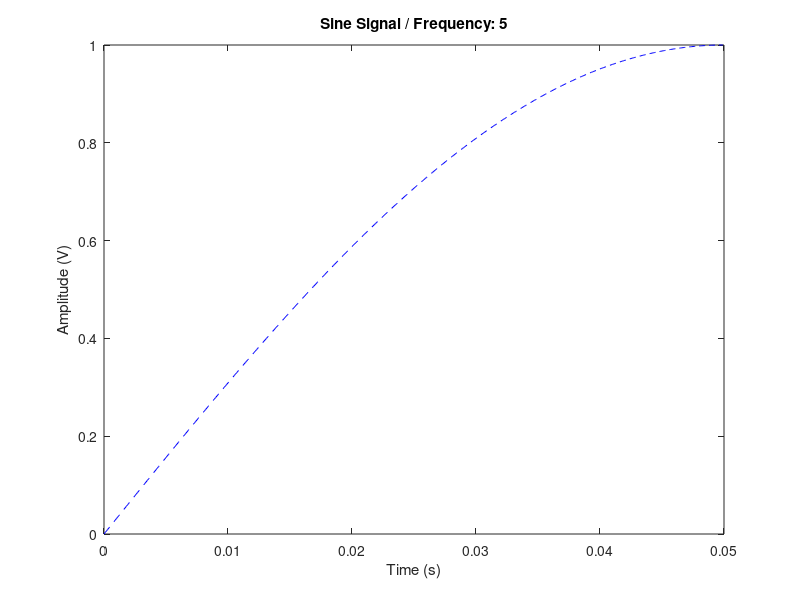

MATLAB code to generate this figure:
%% In The Name of GOD
clear; clc

%%
f = input('What Frequency (Hz)?: ');
f = abs(f);

%% Create Sine Signal
Fs = 10000; % Hz
t = 0:1/Fs:1;
% f = 100; %Hz
y = sin(2*pi*f*t);

%% Plot Signal
% plot(t(1:500), y(1:500),...
%     '--bo', 'LineWidth',2,...
%     'MarkerSize', 10,...
%     'MarkerFaceColor', 'g',...
%     'MarkerEdgeColor', 'm')

plot(t(1:500), y(1:500),'--b')

title(['Sine Signal / Frequency: ', num2str(f)])
xlabel('Time (s)')
ylabel('Amplitude (V)')

